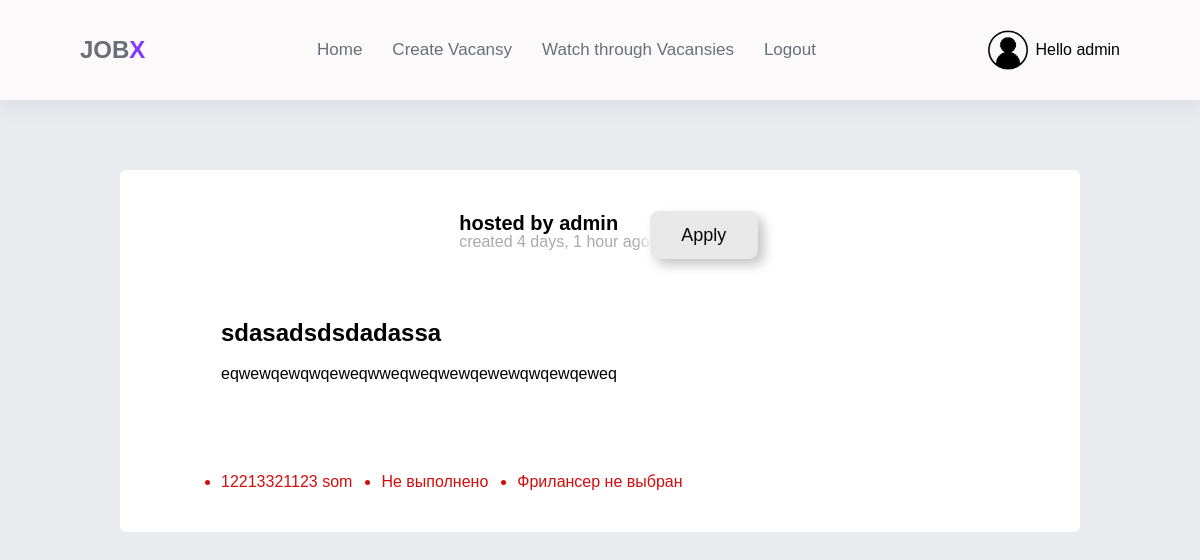
/allVacansy/2/ (signed in), run on an earlier commit of the app's database.
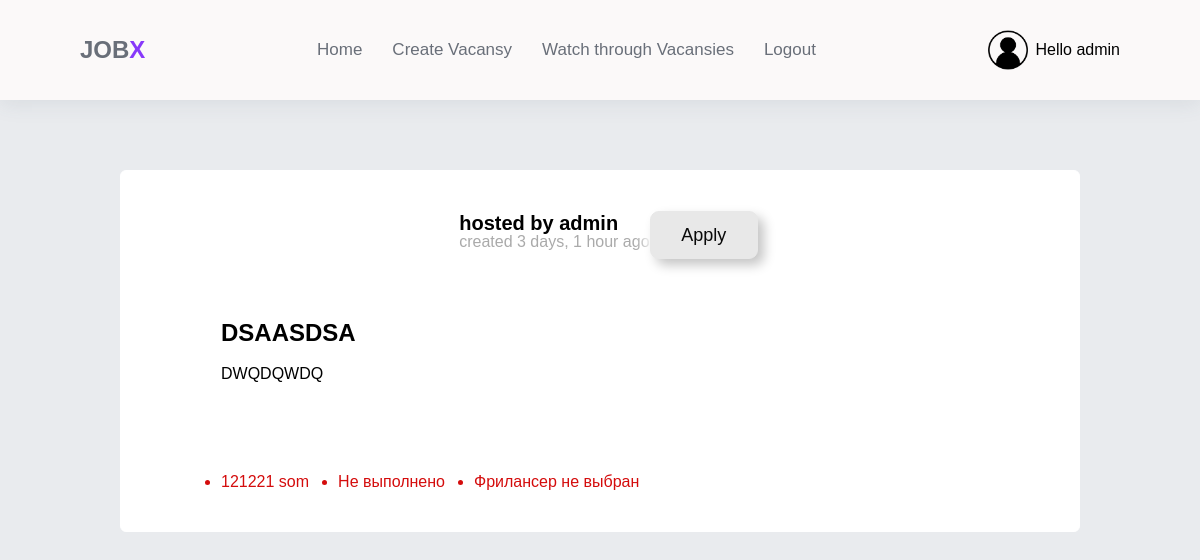
And on a later commit of the database.
### base/models.py (models this page shows, shortened)
class Vacansy(models.Model):
    title = models.CharField(max_length=30)
    description = models.CharField(max_length=500)
    price = models.IntegerField()
    host = models.ForeignKey(User, on_delete=models.SET_NULL, null=True)
    isDone = models.BooleanField(default=False)
    created = models.DateTimeField(auto_now_add=True)
    selected_freelancer = models.ForeignKey(
        User,
        related_name="selected_vacancies",
        on_delete=models.SET_NULL,
        null=True,
        blank=True,
    )
    participants = models.ManyToManyField(User, related_name="participants", blank=True)
    class Meta:
        ordering = ["-created"]

### base/views.py (the view)
# urls.py: path('allVacansy/<int:pk>/',views.vacansyDetail,name='vacancyDetail')
@login_required(login_url="register")
def vacansyDetail(request,pk):
    vacansy = Vacansy.objects.get(id=pk)
    return render(request,'base/vacansyDetail.html',{'vacansy':vacansy})

### base/templates/base/vacansyDetail.html (shortened to what this page needs)
{% extends "main.html" %} {% block content %}
<main>
  <section class="vacansy__card">
    <header class="vacansyHeader">
      <div
        style="display: flex; align-items: center; column-gap: 17px"
        class="leftside"
      >
        <div class="header__txt">
          <p style=" font-size:20px; #333; font-weight: 700; line-height: 1">
            hosted by {{vacansy.host}}
          </p>
          <p
            style="
              color: #aaa;
              height: 25px;
              overflow: hidden;
              text-overflow: clip;
              white-space: nowrap;
            "
          >
            created {{vacansy.created|timesince}} ago
          </p>
        </div>
      </div>
      <div class="rightside">
        <a href="{% url 'applyVacansy' vacansy.id %}">
          <button class="button2">Apply</button>
        </a>
      </div>
    </header>
    <div class="centerContent">
      <h2>{{vacansy.title}}</h2>
      <br>
      <p>{{vacansy.description}}</p>
    </div>
    <footer class="vacansy__footer">
      <ul style="list-style: disc !important; display: flex; column-gap: 29px">
        <li style="color: #d40c0c">{{vacansy.price}} som</li>
        {% if vacansy.isDone == False %}
        <li style="color: #d40c0c">Не выполнено</li>
        {% endif %} {% if vacansy.selected_freelancer %}
        <li style="color: #00cc00">
          Фрилансер выбран: {{ vacansy.selected_freelancer.username }}
        </li>
        {% else %}
        <li style="color: #d40c0c">Фрилансер не выбран</li>
        {% endif %}
      </ul>
    </footer>
  </section>
</main>
{% endblock content %}

What changed in the data, as far as the page shows it:
changed Vacansy "admin": created "4 days, 1 hour" → "3 days, 1 hour"; title "sdasadsdsdadassa" → "DSAASDSA"; description "eqwewqewqwqeweqwweqweqwewqewewqwqewqeweq" → "DWQDQWDQ"; price "12213321123" → "121221"
